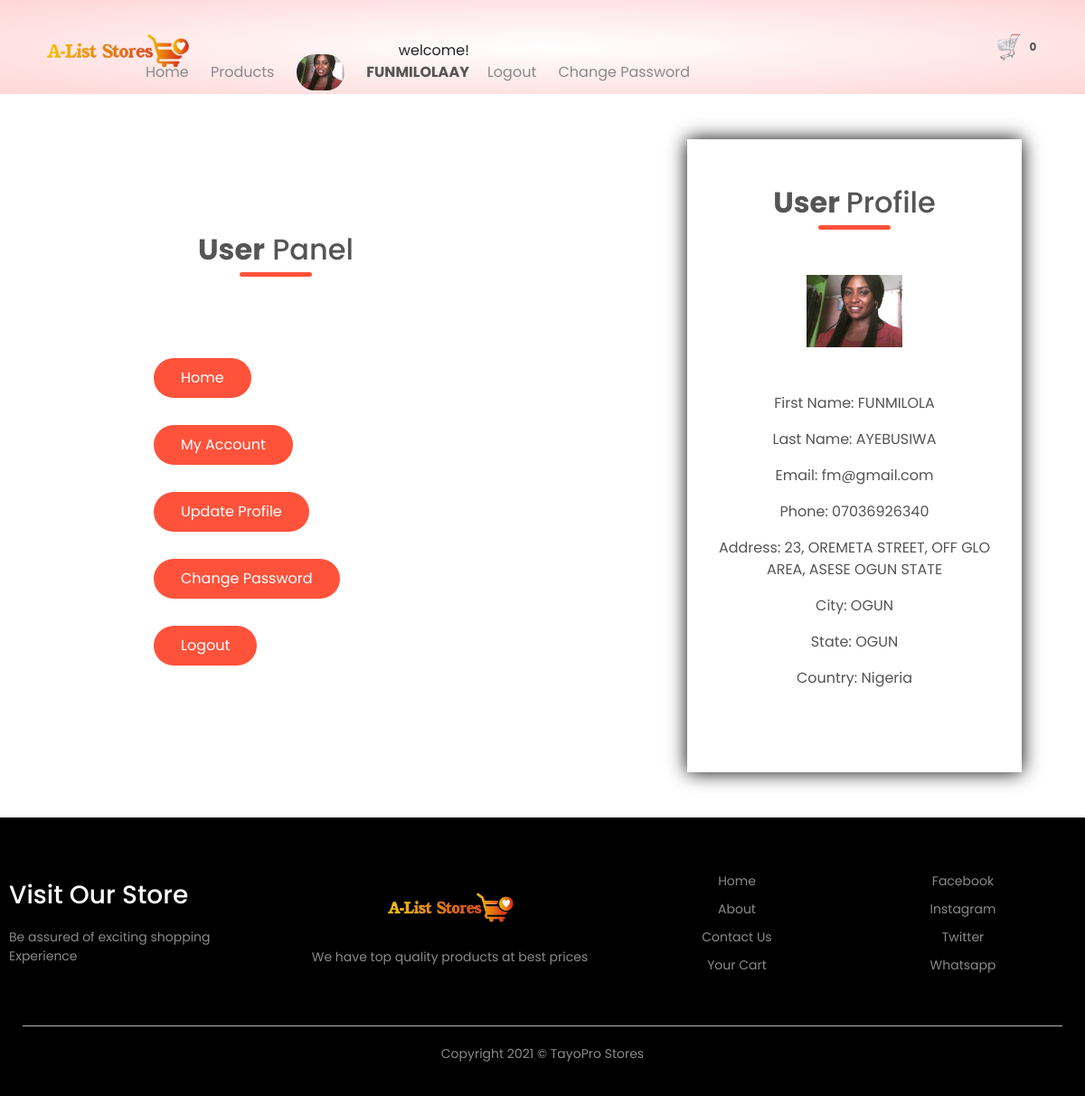
Screenshot of /user/ (signed in) with the database file from the repository.
### home/models.py (models this page shows, shortened)
class Setting(models.Model):
    STATUS =(
        ('True', 'True'),
        ('False', 'False'),
    )
    title = models.CharField(max_length=100)
    keywords = models.CharField(max_length=255)
    description = models.CharField(max_length=255, null=True)
    company = models.CharField(max_length=50, null=True)
    address = models.CharField( max_length=100)
    phone = models.CharField( null=True, max_length=15)
    email = models.CharField(blank=True, max_length=50)
    icon = models.ImageField(blank=True,null=True,  upload_to='images/')
    logo = models.ImageField(blank=True,null=True, upload_to='images/')
    cart_icon = models.ImageField(blank=True,null=True, upload_to='images/')
    menu_icon = models.ImageField(blank=True,null=True, upload_to='images/')
    facebook = models.CharField(blank=True, max_length=50)
    instagram = models.CharField(blank=True, max_length=50)
    twitter = models.CharField(blank=True, max_length=50)
    created_at = models.DateTimeField(auto_now_add=True)
    updated_at = models.DateTimeField(auto_now=True)
    about =RichTextUploadingField(blank=True)
    about2 =RichTextUploadingField(blank=True, default='About')
    contact =RichTextUploadingField(blank=True)
    status = models.CharField(max_length=10, choices=STATUS)

### user/models.py (models this page shows, shortened)
class UserProfile(models.Model):
    user = models.OneToOneField(User,blank=True, null=True, on_delete=models.CASCADE)
    first_name = models.CharField(blank=True, max_length=20, null= True)
    last_name = models.CharField(blank=True, max_length=20, null= True)
    phone = models.CharField(blank=True, max_length=15)
    address = models.CharField(blank=True, max_length=150)
    city = models.CharField(blank=True, max_length=20)
    state = models.CharField(blank=True, max_length=20)
    country = models.CharField(blank=True, max_length=50)
    zipcode = models.CharField(blank=True, max_length=8)
    image = models.ImageField(blank=True, null=True, upload_to='images/users/', default='defaultpic.jpg')
    def image_tag(self):
        return mark_safe('<img src="{}" height="50"/>'.format(self.image.url))
    image_tag.short_description = 'Image'
    class Meta:
        db_table = 'userprofile'
        managed = True
        verbose_name = 'UserProfile'
        verbose_name_plural = 'UserProfiles'

### user/views.py (the view)
# urls.py: path('', views.index, name='index'),
def index(request):
  setting= Setting.objects.get(pk=1)
  profile= UserProfile.objects.get(user__username = request.user.username)
  offer = Product.objects.get(offer=True)
  context = {
    'setting': setting,
    'profile': profile,
    'offer': offer
  }
  return render(request, 'userprofile.html', context)

### home/context_processor.py (called while the page is built)
def cartcount(request):
    cartcount = ShopCart.objects.filter(order_placed=False).filter(user__username=request.user.username)
    total_quantity = 0
    for item in cartcount:
        total_quantity += item.quantity
    context = {'itemcount':total_quantity}
    return context

### user/templates/userprofile.html (shortened to what this page needs)
{% extends 'base.html' %}
{% load static %}
{% block header %} {% include "prod-header.html" %} {% endblock header %}
{% block content %}
    <div class="profiledetails-page">
        <div class="container">
            <div class="row">
                <div class="col-2">
                    <h2  class="title"><strong>User</strong> Panel</h2>
                    <ul class="panel">
                        <li><a class="buttons" href="{% url 'index' %}">Home</a></li>
                        <li><a class="buttons" href="{% url 'user' %}">My Account</a></li>
                        <li><a class="buttons" href="{% url 'userupdate' %}">Update Profile</a></li>
                        <li><a class="buttons" href="{% url 'userpassword' %}">Change Password</a></li>
                        <li><a class="buttons" href="{% url 'logoutfunc' %}">Logout</a></li>
                    </ul>
                </div>
                <div class="col-2">
                    <div class="form-container">
                        <div class="form-buttons">
                            <h2 style="margin-top: 20px;" class="title"><strong>User </strong> Profile </h2>
                        </div>
                        <div class="details">
                            <img src="{{profile.image.url}}" alt="" style="border-radius: 30px; height:180px">
                            <div>
                                <p>First Name:  {{profile.first_name}}</p>
                                <p>Last Name:  {{profile.last_name}}</p>
                                <p>Email:   {{profile.user.email}}</p>
                                <p>Phone:  {{profile.phone}}</p>
                                <p>Address:  {{profile.address}}</p>
                                <p>City:  {{profile.city}}</p>
                                <p>State:  {{profile.state}}</p>
                                <p>Country:  {{profile.country}}</p>
                            </div>
                        </div>
                    </div>
                </div>
            </div>
        </div>
    </div>
   {% endblock content %}
   {% block footer %}  {% include "footer.html" %} {% endblock footer %}

### home/templates/prod-header.html (shortened to what this page needs)
<div class="headermain">
    <div class="container">
        <div class="header">
            <div class="logo">
                <a href="{% url 'index' %}"><img src="{{setting.logo.url}}" alt="company logo here"></a>
            </div>
            <div class="navbar">
                <ul id="MenuItems">
                        <li><a href="{% url 'index' %}">Home</a></li>
                        <li><a href="{% url 'category' %}">Products</a></li>
                    {% if user.id is not None %}
                        <li><a href="{% url 'user' %}"><img src="{{profile.image.url}}" alt="" style="border-radius: 30px; height:40px"></a></li>
                        <li>
                           welcome!<a href="{% url 'user' %}">
                                {% if request.user.first_name %}
                                    <p><strong> {{request.user.first_name}}</strong></p>
                                {% else %}
                                    <p><strong>{{request.user.username}}</strong></p>
                                {% endif %}
                           </a>
                        <li><a href="{% url 'logoutfunc' %}">Logout</a></li>
                        <li><a href="">Change Password</a></li>
                    {% else %}
                        <li><a href="{% url 'accountform' %}">Account</a></li>
                    {% endif %}
                </ul>
            </div>
            <a href="{% url 'order:shopcart' %}"><img src="{{setting.cart_icon.url}}" alt="shop cart" width="30px" height="30px">
                {% if itemcount > 0 %}
                    <span class="badge red z-depth-1 mr-1">{{ itemcount }}</span>
                {% else %}
                    <span class="badge red z-depth-1 mr-1">0</span>
                {% endif %}
            </a>
        </div>
    </div>
</div>

### home/templates/footer.html
 <div class="footer">
    <div class="container">
        <div class="row">
            <div class="footer-col-1">
                <h3>Visit Our Store</h3>
                <p>Be assured of exciting shopping Experience </p>
            </div>
            <div class="footer-col-2">
                <a href="{% url 'index' %}"><img src="{{setting.logo.url}}"></a>
                <p>We have top quality products at best prices</p>
            </div>
            <div class="footer-col-3">
                <ul>
                    <li><a href="{% url 'index' %}">Home</a></li>
                    <li><a href="{% url 'about' %}">About</a></li>
                    <li><a href="{% url 'contact' %}">Contact Us</a></li>
                    <li><a href="{% url 'order:shopcart' %}">Your Cart</a></li>
                </ul>
            </div>
            <div class="footer-col-4">
                <ul>
                    <li><a href="">Facebook</a></li>
                    <li><a href="">Instagram</a></li>
                    <li><a href="">Twitter</a></li>
                    <li><a href="">Whatsapp</a></li>
                </ul>
            </div>
        </div>
        <hr>
        <p class="copyright">Copyright 2021 &copy; TayoPro Stores</p>
    </div>
</div>

### home/static/css/main.css (style rules this page uses)
* { padding: 0; margin: 0; box-sizing: border-box; }
body { font-family: 'Poppins', sans-serif; }
.headermain { background: radial-gradient(#fff, #ffd6d6); }
.container { max-width: 1300px; margin: auto; padding: 0 25px; }
.header { display: flex; align-items: center; padding: 20px; }
.logo { width: 100px; }
.logo img { width: 170px; }
.navbar { flex: 1; text-align: right; }
.navbar li { display: inline-block; margin-right: 20px; }
a { text-decoration: none; color: #555; }
p { color: #555; }
.row { display: flex; align-items: center; flex-wrap: wrap; justify-content: space-around; }
.col-2 { flex-basis: 50%; min-width: 300px; }
.col-2 img { max-width: 100%; padding: 50px 0; }
.buttons { display: inline-block; background: #ff523b; color: white; text-decoration: none; padding: 8px 30px; margin: 30px 0; border-radius: 30px; }
.title { text-align: center; margin: 0 auto 80px; position: relative; line-height: 60px; color: #555; }
.title::after { content: ''; background: #ff523b; width: 80px; height: 5px; border-radius: 5px; position: absolute; bottom: 0; left: 50%; transform: translateX(-50%); }
.footer { background: black; color: #8a8a8a; font-size: 14px; padding: 60px 0 20px; }
.footer p { color: #8a8a8a; }
.footer h3 { color: white; margin-bottom: 20px; }
.footer-col-1, .footer-col-2, .footer-col-3, .footer-col-4 { min-width: 250px; margin-bottom: 20px; }
.footer-col-1 { flex-basis: 25%; }
.footer-col-2 { flex: 1; text-align: center; }
.footer-col-2 img { width: 150px; margin-bottom: 20px; }
.footer-col-3, .footer-col-4 { flex-basis: 20%; text-align: center; }
ul { list-style-type: none; }
ul li { margin-bottom: 10px; }
ul a { text-decoration: none; color: #8a8a8a; }
.footer hr { border: none; background: #b5b5b5; height: 1px; margin: 20px 0; }
.copyright { text-align: center; }
.form-container { background: white; width: 300px; height: 470px; position: relative; text-align: center; padding: 20px 0; margin: auto; box-shadow: 0 0 20px 0 black; overflow: hidden; }
.form-buttons { display: inline-block; }
.panel .buttons { display: inline-block; background: #ff523b; color: white; text-decoration: none; padding: 10px 30px; margin: 10px 0; border-radius: 30px; }
.profiledetails-page { padding: 50px 0px; }
.profiledetails-page .form-container { background: white; width: 370px; height: 700px; position: relative; text-align: center; padding: 20px 0; margin: auto; box-shadow: 0 0 20px 0 black; }
.profiledetails-page .form-container .details { max-width: 100%; padding: 0 20px; position: absolute; top: 100px; transition: 1s; }

### rows the page displays
Setting: logo (picture), cart_icon (picture)
UserProfile: image (picture), first_name "FUNMILOLA", last_name "AYEBUSIWA", user.email "fm@gmail.com", phone "07036926340", address "23, OREMETA STREET, OFF GLO AREA, ASESE OGUN STATE", city "OGUN", state "OGUN", country "Nigeria"

### other values shown
{{ request.user.first_name }} "FUNMILOLAAY"
